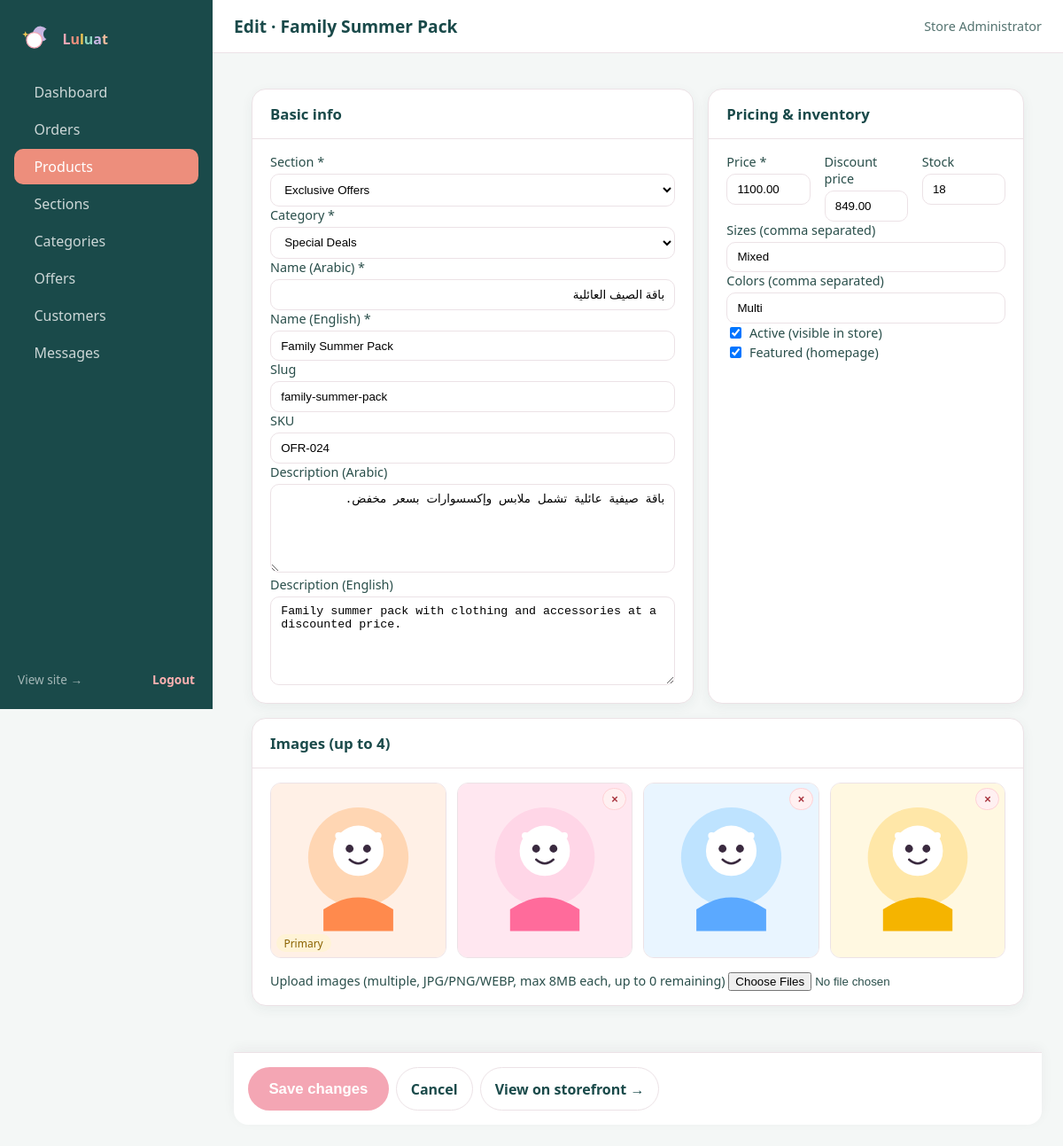
The app's page /admin/product_form.php?id=24 (signed in) with its own data.
### tables this page shows
CREATE TABLE `products` (
  `id`             INT UNSIGNED NOT NULL AUTO_INCREMENT,
  `section_id`     INT UNSIGNED NOT NULL,
  `category_id`    INT UNSIGNED NOT NULL,
  `name_ar`        VARCHAR(180)   NOT NULL,
  `name_en`        VARCHAR(180)   NOT NULL,
  `slug`           VARCHAR(200)   NOT NULL,
  `sku`            VARCHAR(60)    DEFAULT NULL,
  `description_ar` TEXT           NOT NULL,
  `description_en` TEXT           NOT NULL,
  `price`          DECIMAL(10,2)  NOT NULL,
  `discount_price` DECIMAL(10,2)  DEFAULT NULL,
  `stock`          INT            NOT NULL DEFAULT 0,
  `sizes`          VARCHAR(255)   DEFAULT NULL COMMENT 'Comma separated',
  `colors`         VARCHAR(255)   DEFAULT NULL COMMENT 'Comma separated',
  `is_featured`    TINYINT(1)     NOT NULL DEFAULT 0,
  `is_active`      TINYINT(1)     NOT NULL DEFAULT 1,
  `views`          INT UNSIGNED   NOT NULL DEFAULT 0,
  `created_at`     DATETIME       NOT NULL DEFAULT CURRENT_TIMESTAMP,
  `updated_at`     DATETIME       NOT NULL DEFAULT CURRENT_TIMESTAMP
                                 ON UPDATE CURRENT_TIMESTAMP,
  PRIMARY KEY (`id`),
  UNIQUE KEY `uk_products_slug` (`slug`),
  KEY `idx_products_section`  (`section_id`),
  KEY `idx_products_category` (`category_id`),
  KEY `idx_products_featured` (`is_featured`),
  KEY `idx_products_active`   (`is_active`),
  CONSTRAINT `fk_products_section`
    FOREIGN KEY (`section_id`)  REFERENCES `sections`(`id`)   ON DELETE CASCADE,
  CONSTRAINT `fk_products_category`
    FOREIGN KEY (`category_id`) REFERENCES `categories`(`id`) ON DELETE CASCADE
);

CREATE TABLE `sections` (
  `id`         INT UNSIGNED NOT NULL AUTO_INCREMENT,
  `name_ar`    VARCHAR(120)  NOT NULL,
  `name_en`    VARCHAR(120)  NOT NULL,
  `slug`       VARCHAR(140)  NOT NULL,
  `icon`       VARCHAR(80)   DEFAULT NULL,
  `image`      VARCHAR(255)  DEFAULT NULL,
  `sort_order` INT           NOT NULL DEFAULT 0,
  `is_active`  TINYINT(1)    NOT NULL DEFAULT 1,
  `created_at` DATETIME      NOT NULL DEFAULT CURRENT_TIMESTAMP,
  PRIMARY KEY (`id`),
  UNIQUE KEY `uk_sections_slug` (`slug`)
);

CREATE TABLE `categories` (
  `id`         INT UNSIGNED NOT NULL AUTO_INCREMENT,
  `section_id` INT UNSIGNED NOT NULL,
  `name_ar`    VARCHAR(120)  NOT NULL,
  `name_en`    VARCHAR(120)  NOT NULL,
  `slug`       VARCHAR(140)  NOT NULL,
  `image`      VARCHAR(255)  DEFAULT NULL,
  `sort_order` INT           NOT NULL DEFAULT 0,
  `is_active`  TINYINT(1)    NOT NULL DEFAULT 1,
  `created_at` DATETIME      NOT NULL DEFAULT CURRENT_TIMESTAMP,
  PRIMARY KEY (`id`),
  UNIQUE KEY `uk_categories_section_slug` (`section_id`, `slug`),
  KEY `idx_categories_section` (`section_id`),
  CONSTRAINT `fk_categories_section`
    FOREIGN KEY (`section_id`) REFERENCES `sections`(`id`) ON DELETE CASCADE
);

CREATE TABLE `product_images` (
  `id`         INT UNSIGNED NOT NULL AUTO_INCREMENT,
  `product_id` INT UNSIGNED NOT NULL,
  `image_path` VARCHAR(255)  NOT NULL,
  `is_primary` TINYINT(1)    NOT NULL DEFAULT 0,
  `sort_order` INT           NOT NULL DEFAULT 0,
  PRIMARY KEY (`id`),
  KEY `idx_product_images_product` (`product_id`),
  CONSTRAINT `fk_product_images_product`
    FOREIGN KEY (`product_id`) REFERENCES `products`(`id`) ON DELETE CASCADE
);

### includes/functions.php (called while the page is built, shortened)
<?php
require_once __DIR__ . '/db.php';
function e($value): string
{
    return htmlspecialchars((string)$value, ENT_QUOTES | ENT_SUBSTITUTE, 'UTF-8');
}
function url(string $path = ''): string
{
    return BASE_URL . '/' . ltrim($path, '/');
}
function upload_url(string $path): string
{
    if (strpos($path, 'assets/') === 0 || strpos($path, 'uploads/') === 0) {
        return url($path);
    }
    return UPLOAD_URL . '/' . ltrim($path, '/');
}

### includes/db.php (called while the page is built, shortened)
<?php
final class DB
{
    private static ?PDO $pdo = null;
    public static function pdo(): PDO
    {
        if (self::$pdo === null) {
            $dsn = sprintf(
                'mysql:host=%s;port=%d;dbname=%s;charset=%s',
                DB_HOST, DB_PORT, DB_NAME, DB_CHARSET
            );
            try {
                self::$pdo = new PDO($dsn, DB_USER, DB_PASS, [
                    PDO::ATTR_ERRMODE            => PDO::ERRMODE_EXCEPTION,
                    PDO::ATTR_DEFAULT_FETCH_MODE => PDO::FETCH_ASSOC,
                    PDO::ATTR_EMULATE_PREPARES   => false,
                    PDO::MYSQL_ATTR_INIT_COMMAND => "SET NAMES utf8mb4 COLLATE utf8mb4_unicode_ci",
                ]);
            } catch (PDOException $e) {
                http_response_code(500);
                if (ini_get('display_errors')) {
                    die('DB connection failed: ' . htmlspecialchars($e->getMessage()));
                }
                die('Service temporarily unavailable. Please try again later.');
            }
        }
        return self::$pdo;
    }
    public static function run(string $sql, array $params = []): PDOStatement
    {
        $st = self::pdo()->prepare($sql);
        $st->execute($params);
        return $st;
    }
    public static function one(string $sql, array $params = []): ?array
    {
        $row = self::run($sql, $params)->fetch();
        return $row ?: null;
    }
    public static function all(string $sql, array $params = []): array
    {
        return self::run($sql, $params)->fetchAll();
    }
}

### includes/auth.php (called while the page is built, shortened)
<?php
require_once __DIR__ . '/db.php';
function current_admin(): ?array
{
    return DB::one('SELECT * FROM admins WHERE id = ?', [(int)$_SESSION['admin_id']]);
}

### admin/includes/bootstrap.php (called while the page is built, shortened)
<?php
$current_admin = current_admin();

### admin/product_form.php (the view, shortened to what this page needs)
<?php
require __DIR__ . '/includes/bootstrap.php';
$product = null;
if (!empty($_GET['id'])) {
    $product = DB::one('SELECT * FROM products WHERE id = ?', [(int)$_GET['id']]);
}
$sections   = DB::all('SELECT id, name_en FROM sections ORDER BY sort_order');
$categories = DB::all('SELECT id, name_en, section_id FROM categories ORDER BY name_en');
$images     = $product ? DB::all('SELECT * FROM product_images WHERE product_id = ? ORDER BY is_primary DESC, sort_order ASC, id ASC', [(int)$product['id']]) : [];
$admin_page  = 'products';
$admin_title = $product ? ('Edit · ' . $product['name_en']) : 'New product';
include __DIR__ . '/includes/header.php';
?>
<form method="post" enctype="multipart/form-data" class="form form--wide">
  <div class="grid-2">
    <section class="panel">
      <header class="panel__head"><h2>Basic info</h2></header>
      <div class="panel__body">
        <label>Section *
          <select name="section_id" id="js-section" required>
            <?php foreach ($sections as $s): ?>
              <option value="<?= (int)$s['id'] ?>" <?= ((int)($product['section_id']??0)===(int)$s['id']) ? 'selected' : '' ?>><?= e($s['name_en']) ?></option>
            <?php endforeach; ?>
          </select>
        </label>
        <label>Category *
          <select name="category_id" id="js-category" required>
            <?php foreach ($categories as $c): ?>
              <option value="<?= (int)$c['id'] ?>" data-section="<?= (int)$c['section_id'] ?>"
                <?= ((int)($product['category_id']??0)===(int)$c['id']) ? 'selected' : '' ?>>
                <?= e($c['name_en']) ?>
              </option>
            <?php endforeach; ?>
          </select>
        </label>
        <label>Name (Arabic) *
          <input type="text" name="name_ar" required dir="rtl" value="<?= e($product['name_ar'] ?? '') ?>">
        </label>
        <label>Name (English) *
          <input type="text" name="name_en" required value="<?= e($product['name_en'] ?? '') ?>">
        </label>
        <label>Slug
          <input type="text" name="slug" placeholder="auto from name" value="<?= e($product['slug'] ?? '') ?>">
        </label>
        <label>SKU
          <input type="text" name="sku" value="<?= e($product['sku'] ?? '') ?>">
        </label>
        <label>Description (Arabic)
          <textarea name="description_ar" rows="4" dir="rtl"><?= e($product['description_ar'] ?? '') ?></textarea>
        </label>
        <label>Description (English)
          <textarea name="description_en" rows="4"><?= e($product['description_en'] ?? '') ?></textarea>
        </label>
      </div>
    </section>
    <section class="panel">
      <header class="panel__head"><h2>Pricing & inventory</h2></header>
      <div class="panel__body">
        <div class="row">
          <label>Price * <input type="number" step="0.01" min="0" name="price" required value="<?= e((string)($product['price'] ?? 0)) ?>"></label>
          <label>Discount price <input type="number" step="0.01" min="0" name="discount_price" value="<?= e((string)($product['discount_price'] ?? '')) ?>"></label>
          <label>Stock <input type="number" min="0" name="stock" value="<?= e((string)($product['stock'] ?? 0)) ?>"></label>
        </div>
        <label>Sizes (comma separated)
          <input type="text" name="sizes" placeholder="3M,6M,12M,2Y" value="<?= e($product['sizes'] ?? '') ?>">
        </label>
        <label>Colors (comma separated)
          <input type="text" name="colors" placeholder="Pink,Blue,White" value="<?= e($product['colors'] ?? '') ?>">
        </label>
        <label class="inline">
          <input type="checkbox" name="is_active" value="1" <?= empty($product) || !empty($product['is_active']) ? 'checked' : '' ?>>
          Active (visible in store)
        </label>
        <label class="inline">
          <input type="checkbox" name="is_featured" value="1" <?= !empty($product['is_featured']) ? 'checked' : '' ?>>
          Featured (homepage)
        </label>
      </div>
    </section>
  </div>
  <section class="panel">
    <header class="panel__head"><h2>Images (up to 4)</h2></header>
    <div class="panel__body">
      <?php if ($images): ?>
        <div class="image-grid">
          <?php foreach ($images as $img): ?>
            <div class="image-grid__item">
              <img src="<?= e(upload_url($img['image_path'])) ?>" alt="">
              <?php if ($img['is_primary']): ?><span class="pill pill--feat">Primary</span><?php endif; ?>
              <form method="post" onsubmit="return confirm('Remove image?')">
                <button class="btn btn--xs btn--danger" type="submit">×</button>
              </form>
            </div>
          <?php endforeach; ?>
        </div>
      <?php endif; ?>
      <label>Upload images (multiple, JPG/PNG/WEBP, max 8MB each, up to <?= 4 - count($images) ?> remaining)
        <input type="file" name="images[]" accept="image/*" multiple>
      </label>
    </div>
  </section>
  <div class="form__actions form__actions--sticky">
    <button class="btn btn--primary btn--lg" type="submit"><?= $product ? 'Save changes' : 'Create product' ?></button>
    <a class="btn btn--ghost" href="<?= url('admin/products.php') ?>">Cancel</a>
    <?php if ($product): ?>
      <a class="btn btn--ghost" target="_blank" href="<?= url('product.php?slug=' . urlencode($product['slug'])) ?>">View on storefront →</a>
    <?php endif; ?>
  </div>
</form>
<?php include __DIR__ . '/includes/footer.php'; ?>

### admin/includes/header.php (shortened to what this page needs)
<?php
$admin_page  = $admin_page  ?? 'dashboard';
$admin_title = $admin_title ?? 'Dashboard';
?>
<!DOCTYPE html>
<html lang="en" dir="ltr">
<head>
<link rel="stylesheet" href="<?= url('assets/css/admin.css') ?>">
</head>
<body class="admin">
<aside class="admin__sidebar">
  <div class="admin__brand">
    <span style="font-weight:800;">
      <span style="color:#f4a6b4">L</span><span style="color:#ed8e7c">u</span><span style="color:#efc754">l</span><span style="color:#8fd5c0">u</span><span style="color:#c8b6e2">a</span><span style="color:#f3bc9e">t</span>
    </span>
  </div>
  <nav class="admin__nav">
    <a class="<?= $admin_page === 'dashboard'  ? 'is-active' : '' ?>" href="<?= url('admin/index.php') ?>"><span class="ic ic-home"></span> Dashboard</a>
    <a class="<?= $admin_page === 'orders'     ? 'is-active' : '' ?>" href="<?= url('admin/orders.php') ?>"><span class="ic ic-cart"></span> Orders</a>
    <a class="<?= $admin_page === 'products'   ? 'is-active' : '' ?>" href="<?= url('admin/products.php') ?>"><span class="ic ic-box"></span> Products</a>
    <a class="<?= $admin_page === 'sections'   ? 'is-active' : '' ?>" href="<?= url('admin/sections.php') ?>"><span class="ic ic-grid"></span> Sections</a>
    <a class="<?= $admin_page === 'categories' ? 'is-active' : '' ?>" href="<?= url('admin/categories.php') ?>"><span class="ic ic-tag"></span> Categories</a>
    <a class="<?= $admin_page === 'offers'     ? 'is-active' : '' ?>" href="<?= url('admin/offers.php') ?>"><span class="ic ic-fire"></span> Offers</a>
    <a class="<?= $admin_page === 'users'      ? 'is-active' : '' ?>" href="<?= url('admin/users.php') ?>"><span class="ic ic-user"></span> Customers</a>
    <a class="<?= $admin_page === 'messages'   ? 'is-active' : '' ?>" href="<?= url('admin/messages.php') ?>"><span class="ic ic-mail"></span> Messages</a>
  </nav>
  <div class="admin__sidebar-footer">
    <a href="<?= url('') ?>" target="_blank">View site →</a>
    <a href="<?= url('admin/logout.php') ?>" class="link-danger">Logout</a>
  </div>
</aside>
<main class="admin__main">
  <header class="admin__topbar">
    <h1><?= e($admin_title) ?></h1>
    <div class="admin__user">
      <span><?= e($current_admin['full_name']) ?></span>
    </div>
  </header>
  <div class="admin__content">

### records on screen
products: name_en "Edit · Family Summer Pack", section_id "Exclusive Offers", category_id "Special Deals", name_ar "باقة الصيف العائلية", name_en "Family Summer Pack", slug "family-summer-pack", sku "OFR-024", description_ar "باقة صيفية عائلية تشمل ملابس وإكسسوارات بسعر مخفض.", description_en "Family summer pack with clothing and accessories at a discounted price.", price "1100.00", discount_price "849.00", stock "18", sizes "Mixed", colors "Multi", is_active "☑", is_featured "☑"
product_images: image_path (placeholder picture), is_primary "Primary"
product_images: image_path (placeholder picture)
product_images: image_path (placeholder picture)
product_images: image_path (placeholder picture)

### other values on screen
$current_admin['full_name'] "Store Administrator"
4 - count($images) "0"
